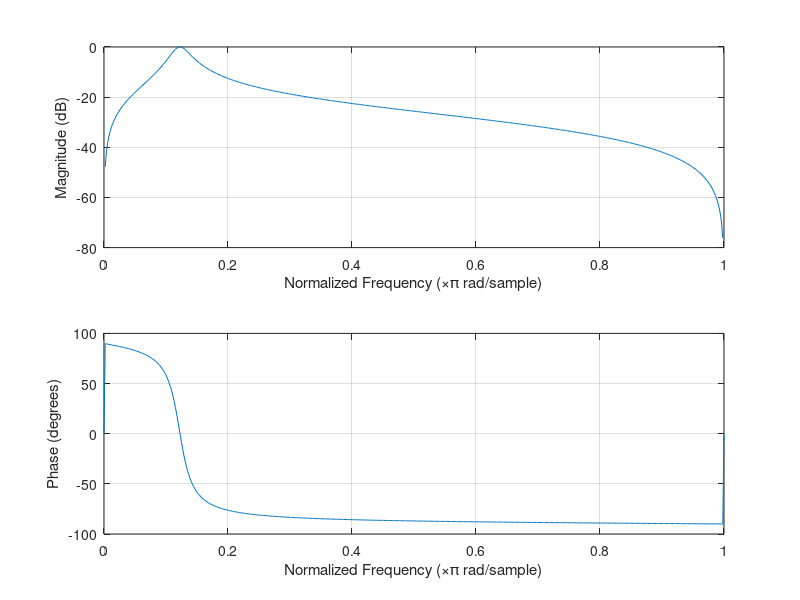

This chart was generated by the following MATLAB code:
clear
close all
clc

N = 1;

k = N-1;

Fe = 1;

ph = (pi/2 + pi*(2*k+1)/(2*N));

delta = 0.11;

e = sqrt(1/(1-delta)^2-1);
beta = ((sqrt(1+e^2)+1)/e)^(1/N);

wb = 2*Fe*tan(0.15*pi/2); %wb=ws
wa = 2*Fe*tan(0.1*pi/2); %wa=wp

r1 = wa*((beta^2+1)/(2*beta));
r2 = wa*((beta^2-1)/(2*beta));

p0 = r2;

b0 = 2*p0*(wb-wa)*Fe;
b1 = 0;
b2 = -2*p0*(wb-wa)*Fe;

a0 = 4*Fe^2 + 2*p0*(wb-wa)*Fe + wa*wb;
a1 = (2*wa*wb - 8*Fe^2);
a2 = (4*Fe^2 - 2*p0*(wb-wa)*Fe + wa*wb);

b = [b0 b1 b2] / -a1;
a = [a0 a1 a2] / -a1;

freqz(b,a);